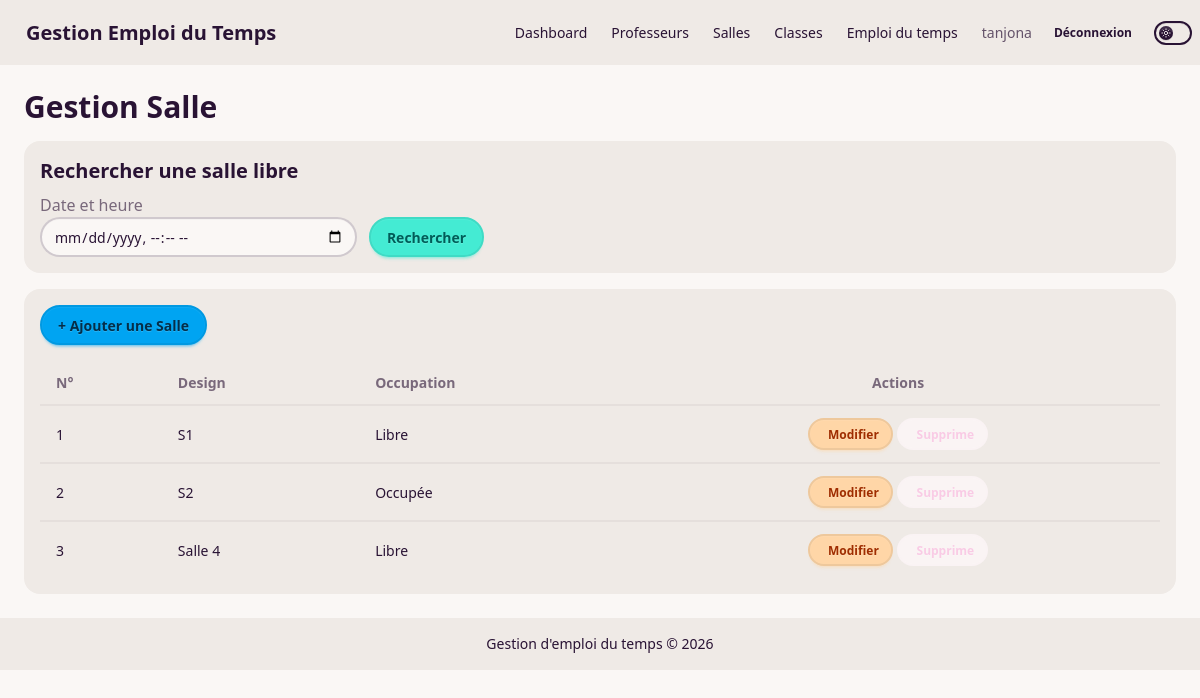
Page /salle/ (signed in) on the committed database.
### emploi/models.py (models this page shows, shortened)
class Salle(models.Model):
    OCCUPATION_CHOICES = [
        ("Libre", "Libre"),
        ("Occupee", "Occupée"),
    ]
    idsalle = models.AutoField(primary_key=True)
    design = models.CharField(max_length=100)
    occupation = models.CharField(
        max_length=10,
        choices=OCCUPATION_CHOICES
    )

### emploi/views.py (the view, shortened to what this page needs)
# urls.py: path('salle/', login_required(views.list_salle), name="salle"),
def list_salle(request):
    salles = Salle.objects.all()
    form = SalleForms()
    date_recherche = request.GET.get('date_recherche')
    salles_libres = None
    return render(request, "salle/salle.html", {
        'salles': salles,
        'form': form,
        'date_recherche': date_recherche,
        'salles_libres': salles_libres,
    })

### emploi/forms.py
class SalleForms(forms.ModelForm):
    class Meta:
        model = Salle
        fields = ['design', "occupation"]

### emploi/templates/salle/salle.html (shortened to what this page needs)
{% extends "base.html" %}
{% block content %}
<h1 class="text-3xl font-bold">
    Gestion Salle
</h1>
<div class="w-full bg-base-200 p-4 rounded-2xl mt-4 mb-4">
    <h2 class="text-xl font-bold mb-2">Rechercher une salle libre</h2>
    <form method="GET" class="flex flex-wrap items-end gap-3">
        <div class="form-control">
            <label class="label"><span class="label-text">Date et heure</span></label>
            <input type="datetime-local" name="date_recherche" value="{{ date_recherche|default:'' }}"
                class="input input-bordered" required />
        </div>
        <button type="submit" class="btn btn-primary">Rechercher</button>
    </form>
</div>
<div class="w-full bg-base-200 p-4 rounded-2xl">
     <div class="mb-4">
        <button class="btn btn-info" onclick="mdajt.showModal()">
            + Ajouter une Salle
        </button>
     </div>
      <div class="overflow-x-auto">
            <table class="table table-zebra w-full">
                <thead>
                    <tr>
                        <th>N°</th>
                        <th>Design</th>
                        <th>Occupation</th>
                        <th class="text-center">Actions</th>
                    </tr>
                </thead>
                <tbody>
                    {%for sl in salles%}
                    <tr>
                        <td>{{sl.idsalle}}</td>
                        <td>{{sl.design}}</td>
                        <td>{{sl.get_occupation_display}}</td>
                        <td class="text-center">
                            <button class="btn btn-sm btn-accent" type="button" onclick="document.getElementById('md_modif_{{sl.idsalle}}').showModal()">
                                Modifier
                            </button>
                            <button class="btn btn-soft btn-sm btn-secondary" type="button" onclick="document.getElementById('md_sup_{{sl.idsalle}}').showModal()">
                                Supprime
                            </button>
                        </td>
                    </tr>
                    {%endfor%}
                </tbody>
            </table>
      </div>
</div>
{%endblock%}

### emploi/templates/base.html (shortened to what this page needs)
<html lang="fr" data-theme="cupcake">
    <head>
        <link href="https://cdn.jsdelivr.net/npm/daisyui@5" rel="stylesheet" type="text/css" />
        <script src="https://cdn.jsdelivr.net/npm/@tailwindcss/browser@4"></script>
        <link href="https://cdn.jsdelivr.net/npm/daisyui@5/themes.css" rel="stylesheet" type="text/css" />
    </head>
    <body>
        <header>
            <div class="navbar bg-base-200">
                <div class="flex-1">
                    <a class="btn btn-ghost text-xl">
                        Gestion Emploi du Temps
                    </a>
                </div>
                <div class="flex-none flex items-center gap-2">
                    {% if user.is_authenticated %}
                    <ul class="menu menu-horizontal px-1">
                        <li>
                            <a href="{%url 'dashboard'%}"> Dashboard </a>
                        </li>
                        <li>
                            <a href="{% url 'prof' %}"> Professeurs </a>
                        </li>
                        <li>
                            <a href="{%url 'salle'%}"> Salles </a>
                        </li>
                        <li>
                            <a href="{%url 'classe'%}"> Classes </a>
                        </li>
                        <li>
                            <a href="{%url 'emploi'%}"> Emploi du temps </a>
                        </li>
                    </ul>
                    <span class="text-sm text-base-content/70">{{ user.username }}</span>
                    <form method="POST" action="{% url 'logout' %}">
                        <button type="submit" class="btn btn-ghost btn-sm">Déconnexion</button>
                    </form>
                    {% endif %}
                    <label class="toggle text-base-content">
                        <input type="checkbox" value="dim" class="theme-controller" />
                    </label>
                </div>
            </div>
        </header>
        <main class="p-6">
            {% block content %}
            {% endblock %}
        </main>
        <footer class="footer footer-center bg-base-200 p-4">
            <aside>
                <p>Gestion d'emploi du temps © 2026</p>
            </aside>
        </footer>
    </body>
</html>

### rows in the picture
Salle: idsalle "1", design "S1", occupation "Libre"
Salle: idsalle "2", design "S2", occupation "Occupée"
Salle: idsalle "3", design "Salle 4", occupation "Libre"

### other values in the picture
{{ user.username }} "tanjona"
